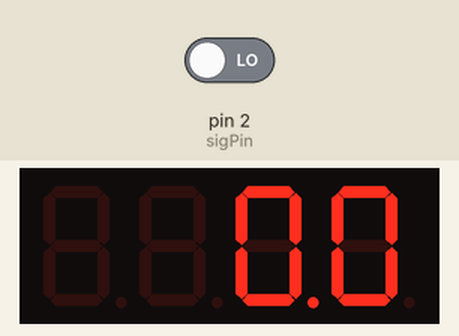
Recording of a sketch running on a simulated Arduino Uno, built with avr-gcc and run on an emulated ATmega328P. Shown: 4-digit seven-segment display. The inputs (shaded band) are chosen by the test bench; at power-on: pin 2 (sigPin) LOW.

Above: at 1.2 s.
1.3 s: pin 2 (sigPin) driven HIGH
At 2.1 s:
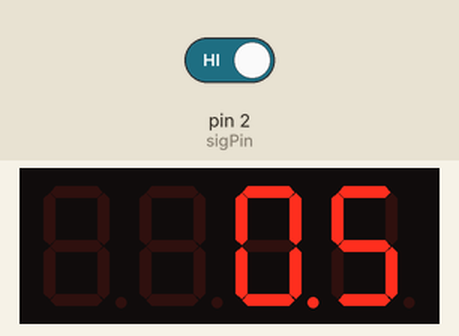
2.8 s: pin 2 (sigPin) driven LOW
At 3.2 s:
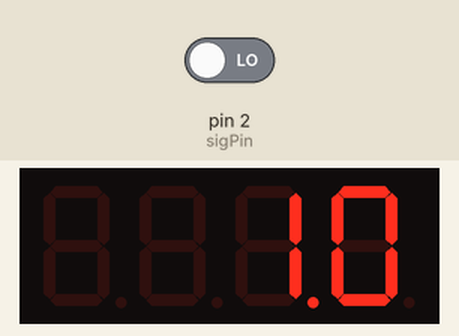
4.3 s: pin 2 (sigPin) driven HIGH
At 5.6 s:
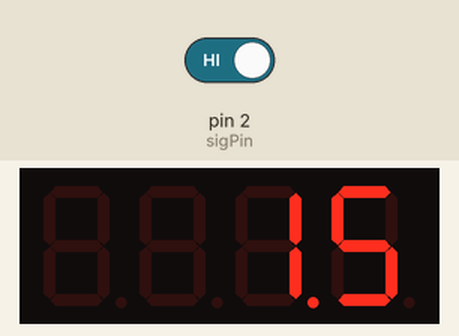
Timing chart, 0 to 7.3 s (numbered marks = the images above; inputs shaded):
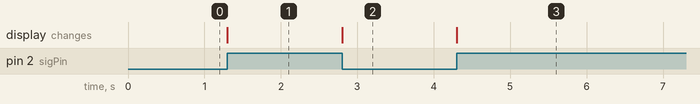

Measured:
- after the input at 1.3 s, the display: changes at once (image 1)
- after the input at 2.8 s, the display: changes at once (image 2)
- after the input at 4.3 s, the display: changes at once (image 3)

The sketch:

TeaRoller.ino
```cpp
#include "SevSeg.h"
SevSeg seg;

const byte sigPin = 2;
volatile unsigned long count = 0;
unsigned long num_now = 0;

void setup() {
  pinMode(sigPin, INPUT);
  attachInterrupt(digitalPinToInterrupt(sigPin), isr, CHANGE);
  initSeg();
  seg.setNumber(num_now, 1);
}

void loop() {
  updateSeg(count * 5);
  seg.refreshDisplay();
}

void isr() {
  count++;
}

void updateSeg(unsigned long num) {
  if (num_now != num) {
    num_now = num;
    if (num_now < 10000)
      seg.setNumber(num_now, 1);
    else if (num_now < 100000)
      seg.setNumber(num_now / 10);
    else {
      char msg[] = "FULL";
      seg.setChars(msg);
    }

  }
}

void initSeg() {
  byte numDigits = 4;
  byte digitPins[] = {5, 6, 7, 8}; //Digits: 1,2,3,4 <--put one resistor (ex: 220 Ohms, or 330 Ohms, etc, on each digit pin)
  byte segmentPins[] = {3, 9, A2, A4, A5, 4, 10, A3}; //A,B, C, D, E,F, G,DOT -> 7,9,11,12,14,8,10,13
  bool resistorsOnSegments = false; // 'false' means resistors are on digit pins
  byte hardwareConfig = COMMON_CATHODE;// See README.md for options
  bool updateWithDelays = false; // Default 'false' is Recommended
  bool leadingZeros = false; // Use 'true' if you'd like to keep the leading zeros
  bool disableDecPoint = false; // Use 'true' if your decimal point doesn't exist or isn't connected

  seg.begin(hardwareConfig, numDigits, digitPins, segmentPins, resistorsOnSegments, updateWithDelays, leadingZeros, disableDecPoint);
  seg.setBrightness(90);
}
```
